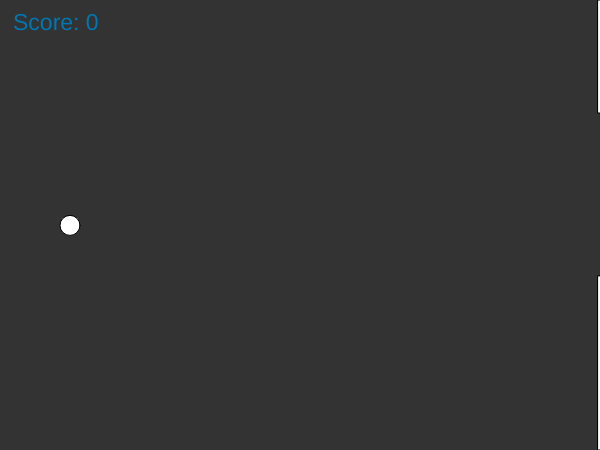
Frame 1 (no input)
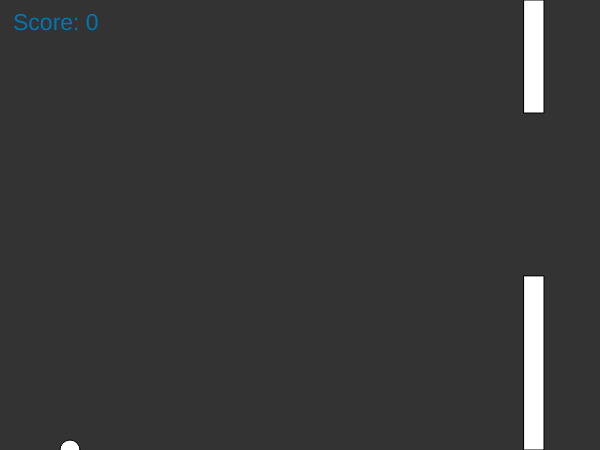
Frame 60 (no input)
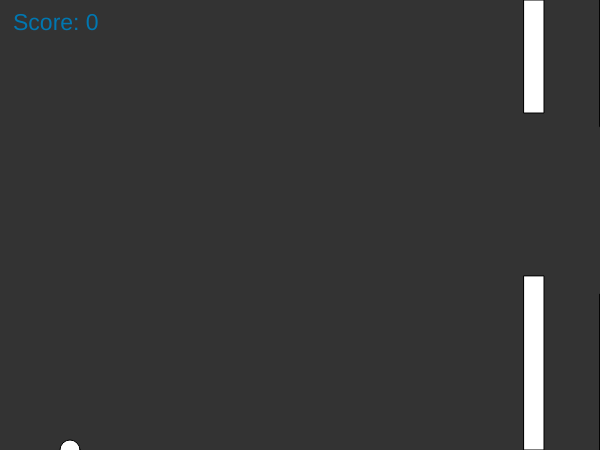
Frame 120 (the mouse pressed at the canvas centre since frame 60)

The p5.js sketch that drew these frames (run headless with seeded random() and noise() and a simulated clock; from frame 60 on, the mouse is pressed at the canvas centre):

// p5.js sketch
// ── sketch.js
var bird;
var walls;
var wallsSpeed;

var wallSpawnRate;
var countRate;

var wallIndex;

function setup() {
	createCanvas(600, 450);

	wallsSpeed = 2;
	wallIndex = 0;

	bird = new Bird();
	walls = [new Wall(wallsSpeed, wallIndex)];

	wallSpawnRate = 100;
	countRate = 0;
}

function draw() {
	background(51);

	/*
	stroke(255,0,0);
	line(0, wall.gapY - wall.gap/2, width, wall.gapY - wall.gap/2);
	line(0, wall.gapY + wall.gap/2, width, wall.gapY + wall.gap/2);
	stroke(255);
	*/
 
	for (var i = 0; i < walls.length; i++) {
		if(bird.hasTouched(walls[i])){
			bird.isDead = true;
		}
		if(walls[i].x > 0 && walls[i].x < bird.pos.x - bird.siz && !bird.isDead && bird.score <= walls[i].ind){
			bird.score++;
		}
		if(walls[i].x < -300){
			walls.splice(i, 1);
		}
		if(!bird.isDead){
			walls[i].update();
		}
		walls[i].show();
	}

	if(countRate >= wallSpawnRate){
		countRate = 0;
		wallIndex++;
		walls.push(new Wall(wallsSpeed, wallIndex));
	}

	countRate++;

	bird.update();
	bird.show();

	textSize(23);
	fill(0, 119, 177);
	text("Score: " + bird.score, 13, 30);
}

function keyPressed(){
	if(key == ' '){
		if(!bird.isDead){
			bird.jump();
		}
	}
}
// ── Bird.js
function Bird()
{
	this.pos = createVector(70, height/2);
	this.vel = createVector();
	this.acc = createVector();

	this.gravity = createVector(0, 0.4);
	this.jumpForce = createVector(0, -11);
	this.maxYVelocity = 8;

	this.siz = 20;

	this.score = 0;
	this.isDead = false;

	this.update = function(){
		this.addForce(this.gravity);
		this.vel.add(this.acc);
		if(this.vel.y > this.maxYVelocity){
			this.vel.y = this.maxYVelocity;
		} else if(this.vel.y < -this.maxYVelocity){
			this.vel.y = -this.maxYVelocity;
		}

		this.pos.add(this.vel);
		this.acc.mult(0);

		if(this.pos.y > height){
			this.pos.y = height;
			this.isDead = true;
		} else if(this.pos.y < 0){
			this.pos.y = 0;
			this.isDead = true;
		}
	}

	this.addForce = function(force){
		this.acc.add(force);
	}

	this.show = function(){
		push();
		fill(255);
		translate(this.pos.x, this.pos.y);
		ellipse(0, 0, this.siz);
		pop();
	}

	this.jump = function(){
		this.vel.add(this.jumpForce);
	}

	this.hasTouched = function(wall){
		if(this.pos.x > wall.x && this.pos.x < wall.x + wall.w){
			if((this.pos.y > 0 && this.pos.y < wall.gapY - wall.gap/2) || (this.pos.y > wall.gapY + wall.gap/2 && this.pos.y < height)){
				return true;
			}
		}
		return false;
	}
}
// ── Wall.js
function Wall(_speed, _index)
{
	this.x = width;
	this.moveSpeed = _speed;
	this.w = 20;
	this.gap = random(70, 200);
	this.gapY = random(this.gap + 10, height - this.gap -10 );
	
	this.ind = _index;

	this.col = color(255,255,255);

	this.update = function(){
		this.x -= this.moveSpeed;
	}

	this.show = function(){
		fill(this.col);
		rect(this.x, 0, this.w, this.gapY - this.gap/2);
		rect(this.x, this.gapY + this.gap/2, this.w, height - (this.gapY + this.gap/2));
	}
}
